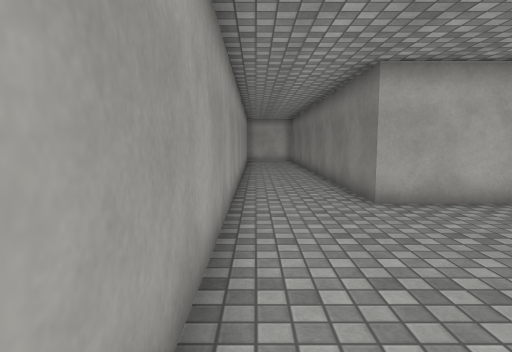
View 1 (above)

17 first-person views from a walk through a 3-D level made in the Unity game engine. The camera is 1.3 m above the floor, tilts 6° down and sees 75° across. The floor is counted in squares, 1 m on a side. Each view is taken from the middle of a square. On the plan, view 1 faces up. The plan holds only what a view shows up to about 14 squares ahead; the rest is blank. The place goes on beyond the plan. Some animated figures are left out. Door leaves are left out, so doorways stand open. Surface patterns are stand-ins for the level's own textures.

View 2
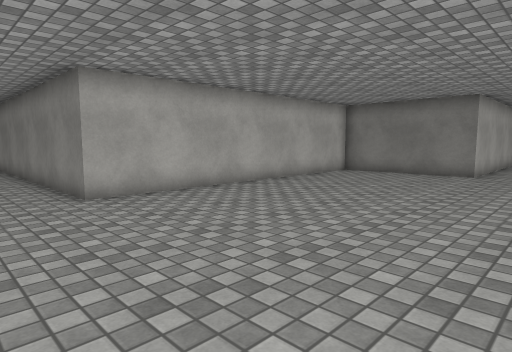

View 3
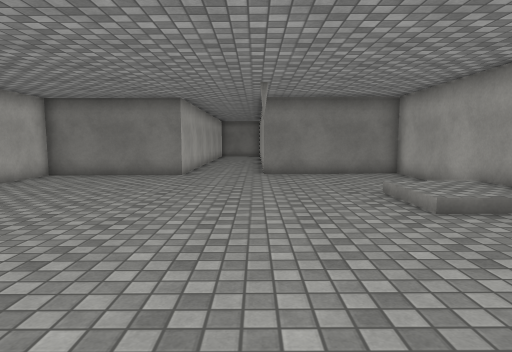

View 4
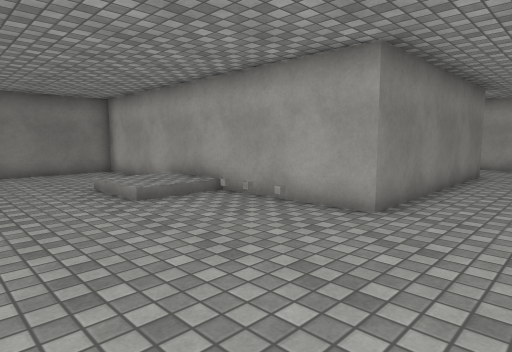

View 5
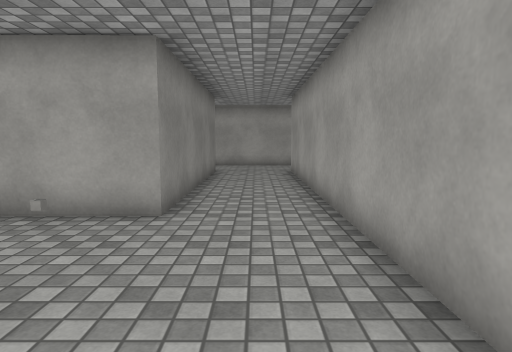

View 6
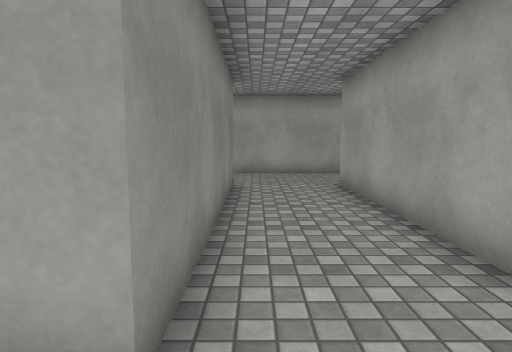

View 7
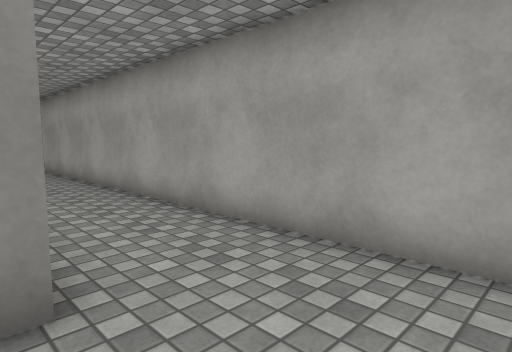

View 8
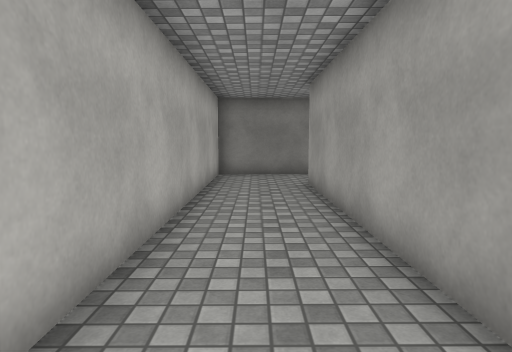

View 9
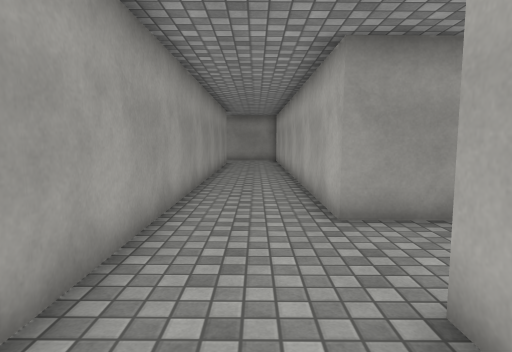

View 10
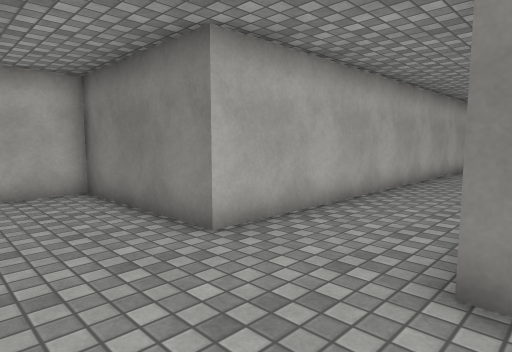

View 11
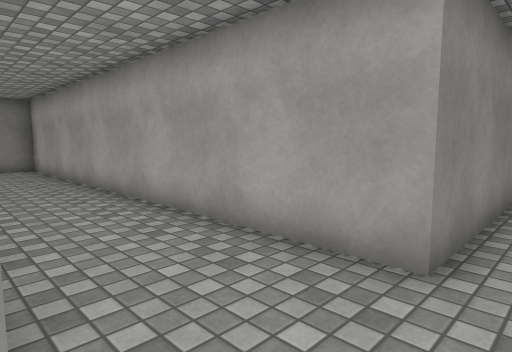

View 12
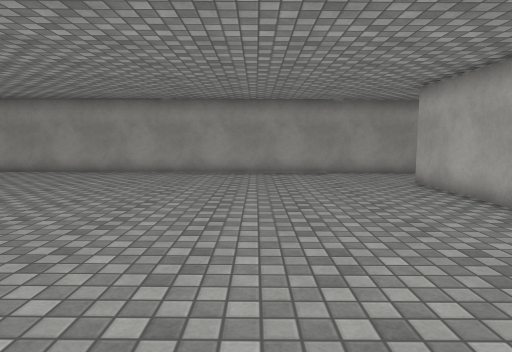

View 13
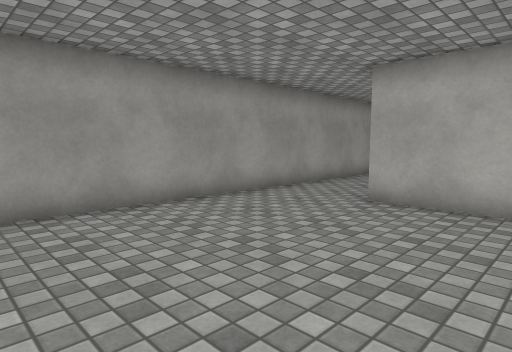

View 14
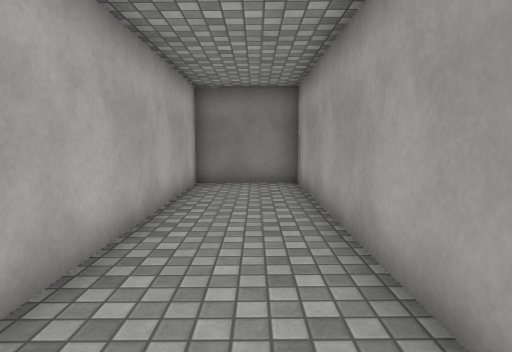

View 15
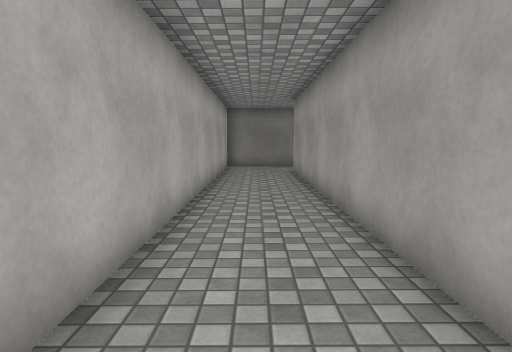

View 16
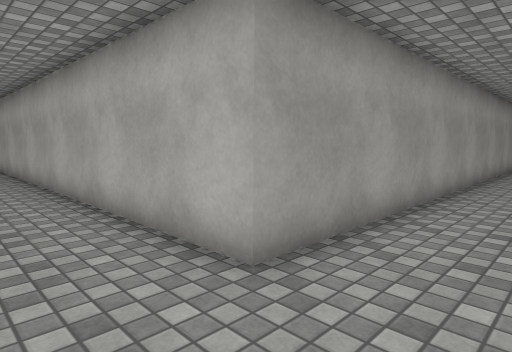

View 17
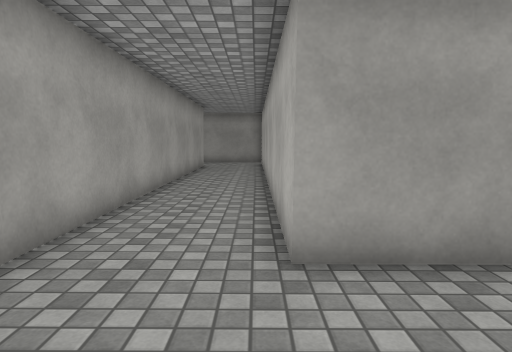

### Floor plan
Points are (right, up) in squares from view 1. A wall is a line through its corners. A room is listed if a view was taken in it or the views show most of it. See-through windows are left out.
Room 1 (views 1, 2, 3, 4, 5, 6, 7, 8, 9, 10, 11, 12, 13, 15, 16, 17)
walls: (14, 1.9) (14, 7.1) (2.5, 7) (2.5, 13.6); (-0.6, 13.4) (-0.4, -14.6) (-7.5, -14.6); (19.1, -18.1) (19.1, -14.5) (2.6, -14.6) (2.6, -6.6) (14, -6.5) (14, -1.3); (-7.6, -17.7) (16.2, -17.6)
ways out: open door at (15, 0.5) to room 2
Room 2 (view 14)
walls: (14, -1.3) (29.4, -1.3) (29.4, 1.9) (14, 1.9)
ways out: open door at (15, 0.5) to room 1

Where each view was taken, in squares from view 1:
view 1: 0 up, 0 right, facing up
view 2: 1 down, 0 right, facing up-right
view 3: 1 down, 1 right, facing right
view 4: 1 down, 0 right, facing down-right
view 5: 1 down, 1 right, facing down
view 6: 5 down, 2 right, facing down
view 7: 14 down, 0 right, facing down-right
view 8: 16 down, 6 right, facing right
view 9: 16 down, 5 right, facing left
view 10: 2 down, 11 right, facing up-right
view 11: 2 up, 13 right, facing down-right
view 12: 2 up, 13 right, facing left
view 13: 0 up, 6 right, facing up-left
view 14: 0 up, 19 right, facing right
view 15: 16 down, 2 right, facing right
view 16: 17 down, 2 right, facing up-left
view 17: 15 down, 3 right, facing left
